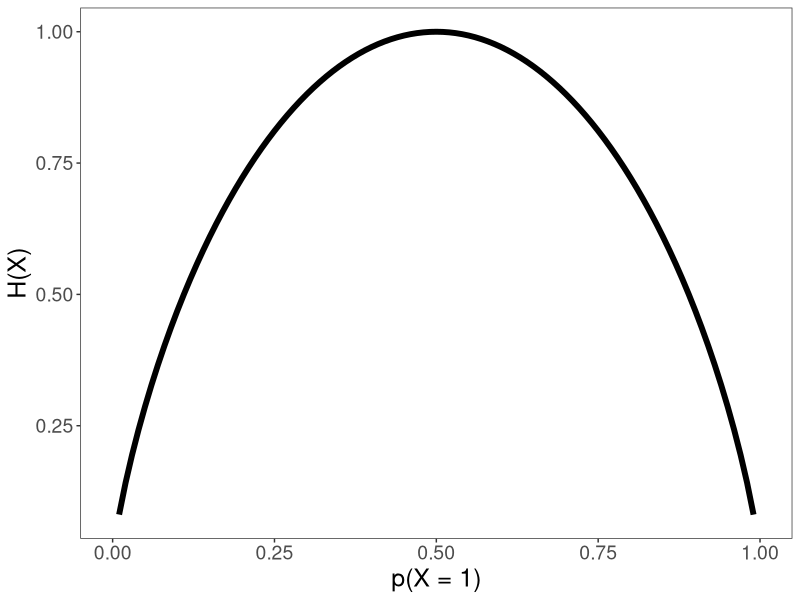
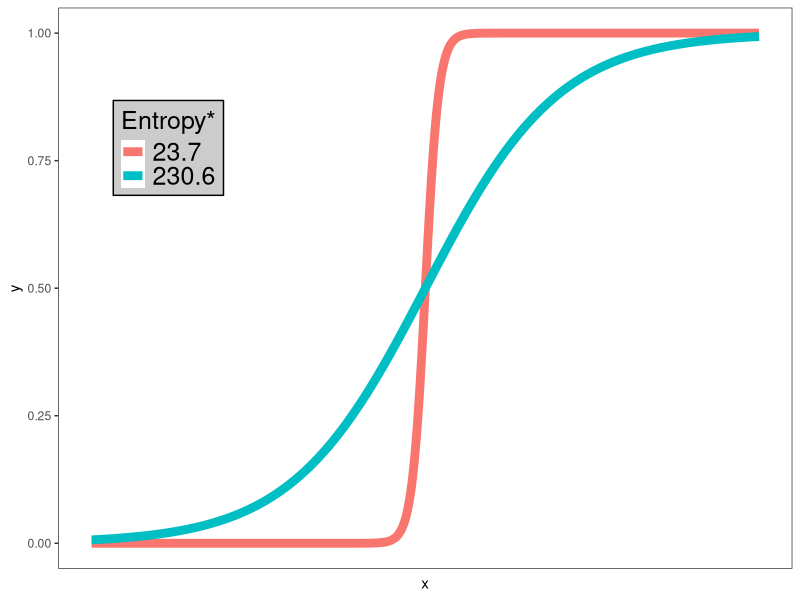
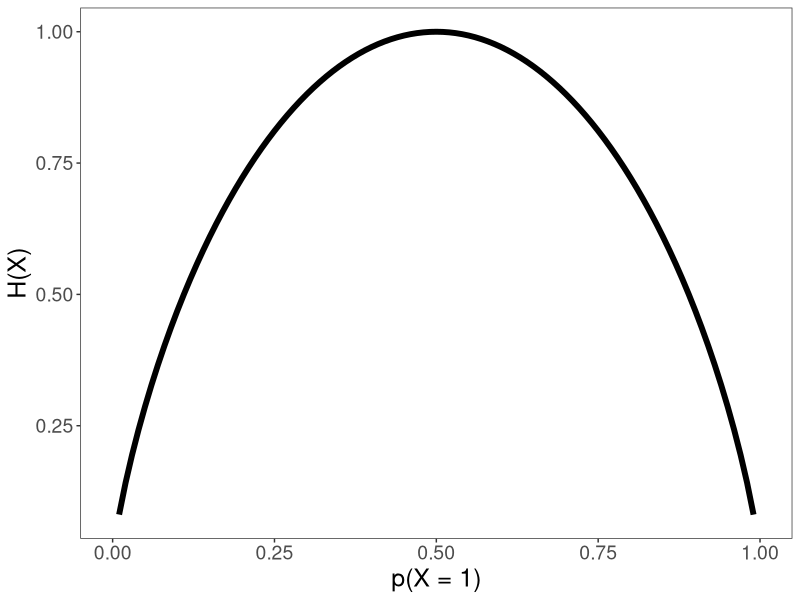
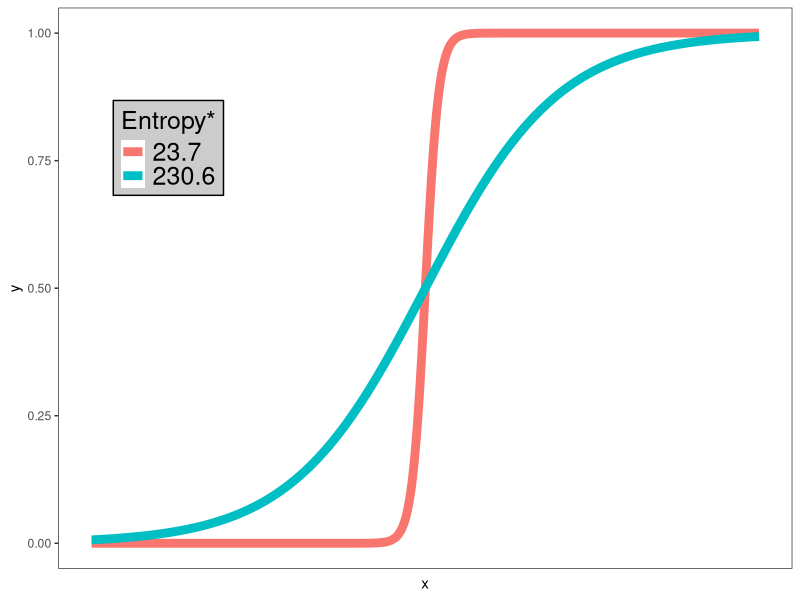

R code for these plots, in order:
## ---- chunk 1
library(ggplot2)
## ---- chunk 2
x <- seq(0,1,by=0.01)

y <- - (x * log2(x) + (1-x) * log2(1 - x))

data.frame(x,y)

ggplot(data.frame(x, y), aes(x = x, y = y)) +
  geom_line(size = 2) +
  theme_bw() +
  labs(y = "H(X)", x = "p(X = 1)") +
  # # labs(color = "Entropy") + 
  # scale_color_discrete(name = "Entropy", labels = c(H1, H2)) + 
  # theme(legend.position = c(0.15,0.75),
  #       legend.title = element_text(size = 18),
  #       legend.text = element_text(size = 18),
  #       legend.background = element_rect(fill = "grey80", color = "black"))+
  theme(panel.grid = element_blank(),
        axis.text.x = element_text(size = 14),
        axis.text.y = element_text(size = 14),
        axis.title.x = element_text(size = 18),
        axis.title.y = element_text(size = 18))

ggsave("entropy.png")

## ---- chunk 3
x <- seq(0,10,by=0.01)

loc <- 5
shape1 <- 0.1
y1 <- plogis(x,loc,shape1)
shape2 <- 1
y2 <- plogis(x,loc,shape2)

H1 <- round(-sum(y1 * log2(y1)),1)
H2 <- round(-sum(y2 * log2(y2)),1)

df1 <- data.frame(x = x, y = y1, shape = shape1)
df2 <- data.frame(x = x, y = y2, shape = shape2)

df <- rbind(df1, df2)

ggplot(df, aes(x = x, y = y, group = factor(shape), color = factor(shape))) +
  geom_line(size = 3) +
  theme_bw() +
  # labs(x = "X", y = "p(X)") +
  scale_color_discrete(name = "Entropy*", labels = c(H1, H2)) + 
  theme(legend.position = c(0.15,0.75),
        legend.title = element_text(size = 18),
        legend.text = element_text(size = 18),
        legend.background = element_rect(fill = "grey80", color = "black"))+
  theme(axis.text.x = element_blank(),
        axis.ticks.x = element_blank(),
        panel.grid = element_blank())

ggsave("entropy2.png")

